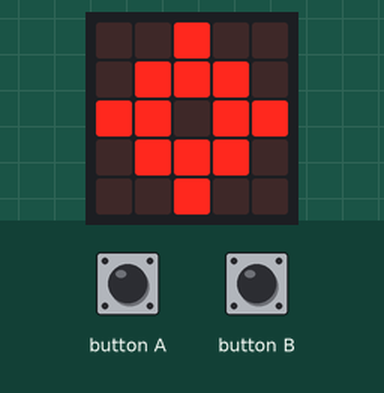
The program below on a simulated BBC micro:bit running MicroPython. Shown: the board's 5×5 LED display. The inputs (shaded band) are chosen by the test bench. Random numbers come from a fixed seed.

Above: at 1.2 s.
1.3 s: button A pressed for 0.15 s
At 2.5 s:
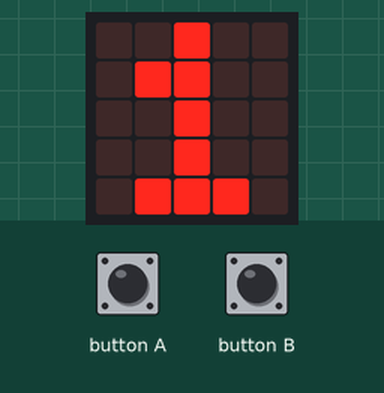
2.9 s: button B pressed for 0.15 s
At 3.7 s:
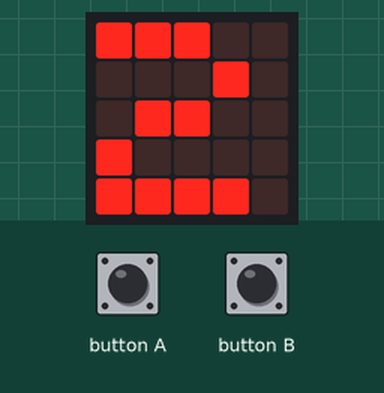
4.5 s: button B pressed for 1 s
At 4.9 s:
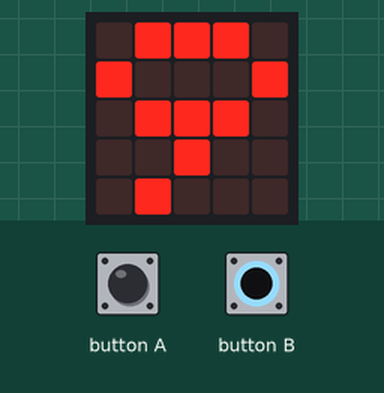
Timing chart, 0 to 7.5 s (numbered marks = the images above; inputs shaded):
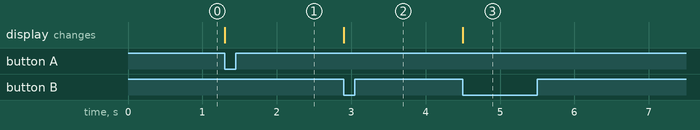

Measured:
- after the input at 1.3 s, the display: changes at once (image 1)
- after the input at 2.9 s, the display: changes at once (image 2)
- after the input at 4.5 s, the display: changes at once (image 3)

The program:

numbers.py
```python
import microbit as mb
import random

def main():
    counter = 0
    mb.display.show(mb.Image.TARGET)

    while True:
        if mb.button_a.was_pressed():
            counter = counter + 1
            mb.display.show(counter)
        if mb.button_b.was_pressed():
            random_number = random.randint(0, 9)
            mb.display.show(random_number)

main()
```
